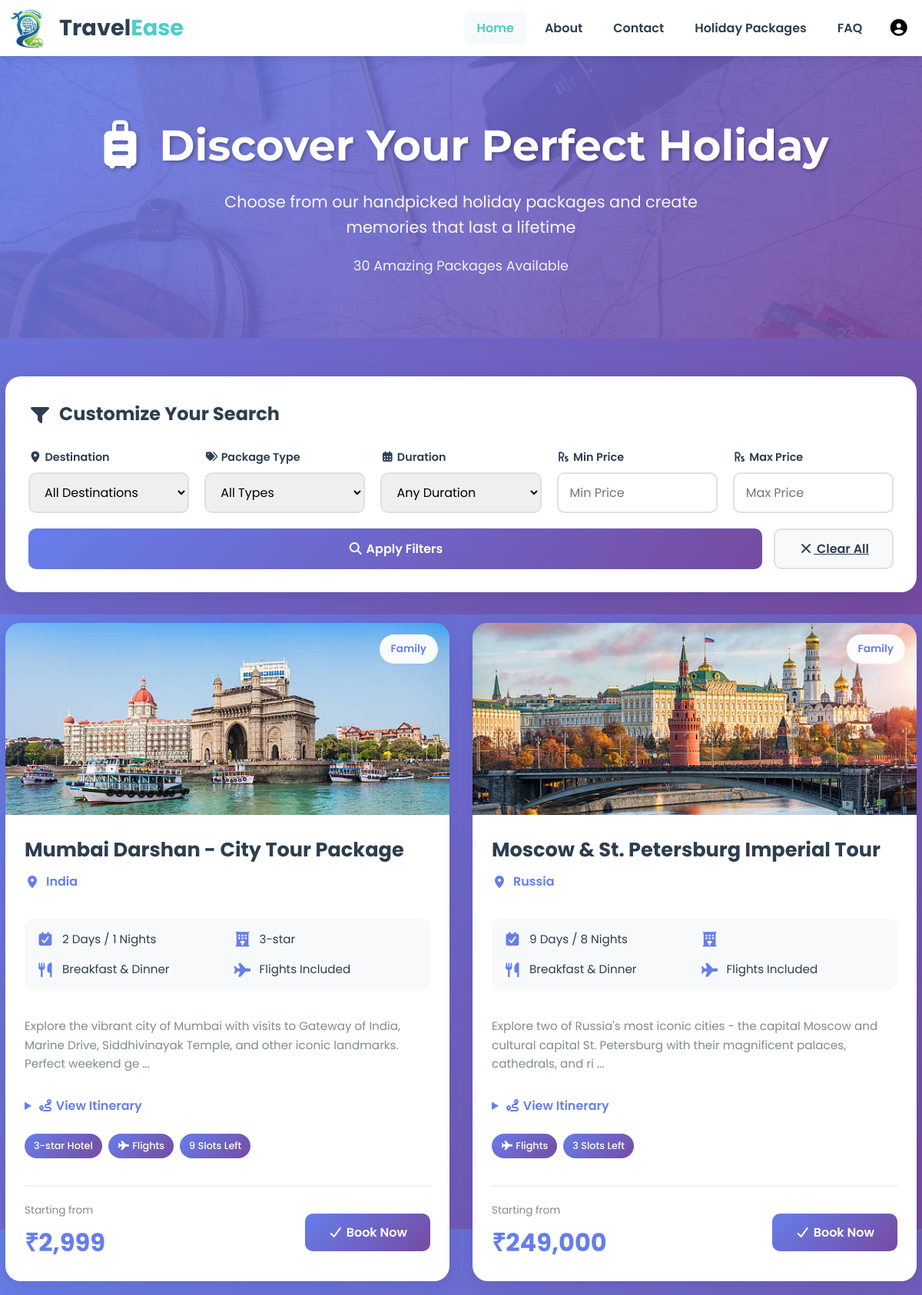
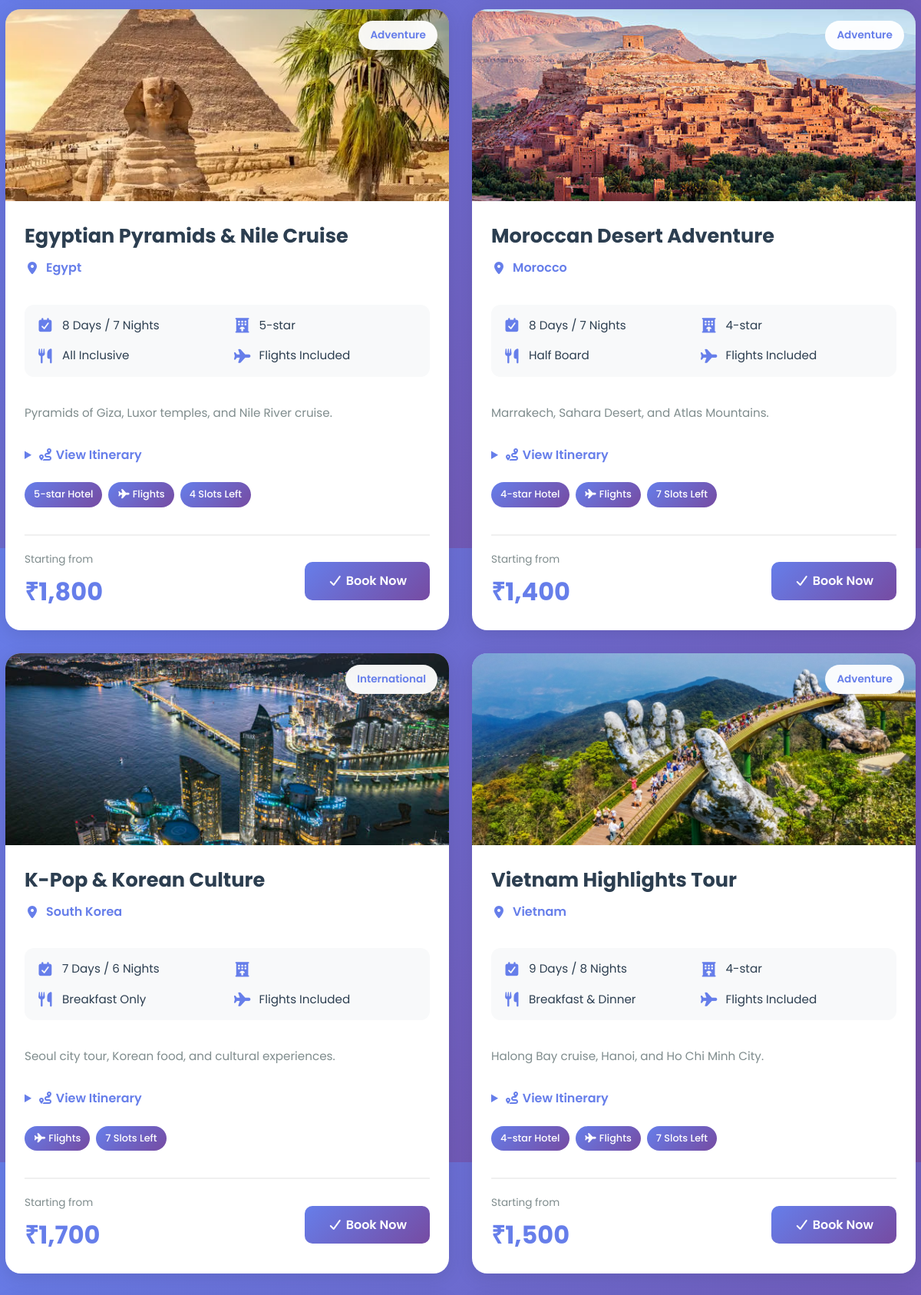
Screenshot of /holidaybook.php (upper part) with the database file from the repository (2 pictures, top to bottom).
### tables this page shows
CREATE TABLE IF NOT EXISTS `holiday_packages` (
  `id` int NOT NULL AUTO_INCREMENT,
  `package_name` varchar(200) NOT NULL,
  `destination` varchar(100) NOT NULL,
  `duration_days` int NOT NULL,
  `duration_nights` int NOT NULL,
  `price` decimal(10,2) NOT NULL,
  `hotel_category` varchar(50) DEFAULT NULL,
  `meal_plan` varchar(50) DEFAULT NULL,
  `package_type` enum('honeymoon','family','adventure','beach','hill_station','international') DEFAULT 'family',
  `includes_flights` tinyint(1) DEFAULT '0',
  `description` text,
  `itinerary` text,
  `image_url` varchar(500) DEFAULT NULL,
  `available_slots` int DEFAULT '10',
  `total_slots` int DEFAULT '10',
  `status` enum('active','inactive') DEFAULT 'active',
  `created_at` timestamp NOT NULL DEFAULT CURRENT_TIMESTAMP,
  `updated_at` timestamp NOT NULL DEFAULT CURRENT_TIMESTAMP ON UPDATE CURRENT_TIMESTAMP,
  PRIMARY KEY (`id`)
);

### holidaybook.php (the view, shortened to what this page needs)
<?php
include "db.php";
$price_min = $_GET['price_min'] ?? '';
$price_max = $_GET['price_max'] ?? '';
$sql = "SELECT * FROM holiday_packages WHERE status='active' AND available_slots > 0";
$sql .= " ORDER BY id DESC";
$result = mysqli_query($conn, $sql);
$packages = [];
while($row = mysqli_fetch_assoc($result)) {
    $packages[] = $row;
}
?>
<!DOCTYPE html>
<html lang="en">
<head>
    <link rel="stylesheet" href="css/style.css">
    <link rel="stylesheet" href="css/all.min.css">
</head>
<body>
    <?php include 'includes/navbar.php'; ?>
    <div class="holiday-hero">
        <div class="container">
            <h1><i class="fas fa-suitcase-rolling"></i> Discover Your Perfect Holiday</h1>
            <p>Choose from our handpicked holiday packages and create memories that last a lifetime</p>
            <div class="results-count">
                <?php echo count($packages); ?> Amazing Packages Available
            </div>
        </div>
    </div>
    <div class="container">
        <div class="filters-section">
            <div class="filters-title">
                <i class="fas fa-filter"></i> Customize Your Search
            </div>
            <form method="GET" action="" id="filterForm">
                <div class="filters-grid">
                    <div class="filter-group">
                        <label><i class="fas fa-map-marker-alt"></i> Destination</label>
                        <select name="destination">
                            <option value="">All Destinations</option>
                        </select>
                    </div>
                    <div class="filter-group">
                        <label><i class="fas fa-tags"></i> Package Type</label>
                        <select name="package_type">
                            <option value="all">All Types</option>
                        </select>
                    </div>
                    <div class="filter-group">
                        <label><i class="fas fa-calendar-alt"></i> Duration</label>
                        <select name="duration">
                            <option value="">Any Duration</option>
                        </select>
                    </div>
                    <div class="filter-group">
                        <label><i class="fas fa-rupee-sign"></i> Min Price</label>
                        <input type="number" name="price_min" placeholder="Min Price" value="<?php echo htmlspecialchars($price_min); ?>">
                    </div>
                    <div class="filter-group">
                        <label><i class="fas fa-rupee-sign"></i> Max Price</label>
                        <input type="number" name="price_max" placeholder="Max Price" value="<?php echo htmlspecialchars($price_max); ?>">
                    </div>
                </div>
                <div class="filter-actions">
                    <button type="submit" class="btn-filter btn-apply">
                        <i class="fas fa-search"></i> Apply Filters
                    </button>
                    <a href="holidaybook.php" class="btn-filter btn-clear">
                        <i class="fas fa-times"></i> Clear All
                    </a>
                </div>
            </form>
        </div>
        <?php if(count($packages) > 0): ?>
            <div class="packages-grid">
                <?php foreach($packages as $package): ?>
                    <div class="package-card">
                        <div class="package-image">
                            <?php if(!empty($package['image_url'])): ?>
                                <img src="<?php echo htmlspecialchars($package['image_url']); ?>" alt="<?php echo htmlspecialchars($package['package_name']); ?>">
                            <?php else: ?>
                                <div style="width: 100%; height: 100%; display: flex; align-items: center; justify-content: center; color: white; font-size: 4rem;">
                                    <i class="fas fa-umbrella-beach"></i>
                                </div>
                            <?php endif; ?>
                            <div class="package-badge">
                                <?php echo ucfirst(str_replace('_', ' ', $package['package_type'])); ?>
                            </div>
                        </div>
                        <div class="package-content">
                            <div class="package-header">
                                <div class="package-name"><?php echo htmlspecialchars($package['package_name']); ?></div>
                                <div class="package-destination">
                                    <i class="fas fa-map-marker-alt"></i>
                                    <?php echo htmlspecialchars($package['destination']); ?>
                                </div>
                            </div>
                            <div class="package-info">
                                <div class="info-item">
                                    <i class="fas fa-calendar-check"></i>
                                    <span><?php echo $package['duration_days']; ?> Days / <?php echo $package['duration_nights']; ?> Nights</span>
                                </div>
                                <div class="info-item">
                                    <i class="fas fa-hotel"></i>
                                    <span><?php echo ucfirst($package['hotel_category'] ?? 'Standard'); ?></span>
                                </div>
                                <div class="info-item">
                                    <i class="fas fa-utensils"></i>
                                    <span><?php echo ucfirst(str_replace('-', ' ', $package['meal_plan'] ?? 'Not Included')); ?></span>
                                </div>
                                <div class="info-item">
                                    <i class="fas fa-plane"></i>
                                    <span><?php echo $package['includes_flights'] ? 'Flights Included' : 'Flights Not Included'; ?></span>
                                </div>
                            </div>
                            <?php if(!empty($package['description'])): ?>
                                <div class="package-description">
                                    <?php echo htmlspecialchars(substr($package['description'], 0, 150)); ?>
                                    <?php echo strlen($package['description']) > 150 ? '...' : ''; ?>
                                </div>
                            <?php endif; ?>
                            <?php if (!empty($package['itinerary'])): ?>
    <details style="margin-top: 15px;">
        <summary style="
            cursor: pointer;
            font-weight: 600;
            color: #667eea;
            margin-bottom: 8px;
        ">
            <i class="fas fa-route"></i> View Itinerary
        </summary>
    </details>
<?php endif; ?>
                            <div class="package-features">
                                <?php if($package['hotel_category']): ?>
                                    <span class="feature-tag"><?php echo ucfirst($package['hotel_category']); ?> Hotel</span>
                                <?php endif; ?>
                                <?php if($package['includes_flights']): ?>
                                    <span class="feature-tag"><i class="fas fa-plane"></i> Flights</span>
                                <?php endif; ?>
                                <span class="feature-tag"><?php echo $package['available_slots']; ?> Slots Left</span>
                            </div>
                            <div class="package-footer">
                                <div class="package-price">
                                    <span class="price-label">Starting from</span>
                                    <span class="price-amount">₹<?php echo number_format($package['price'], 0); ?></span>
                                </div>
                                <a href="booking.php?type=holiday&id=<?php echo $package['id']; ?>" class="btn-book-package">
                                    <i class="fas fa-check"></i> Book Now
                                </a>
                            </div>
                        </div>
                    </div>
                <?php endforeach; ?>
            </div>
        <?php endif; ?>
    </div>
</body>
</html>

### css/style.css (style rules this page uses)
* { margin: 0; padding: 0; box-sizing: border-box; }
html { scroll-behavior: smooth; }
body { font-family: 'Poppins', sans-serif; line-height: 1.6; color: #333; background-color: #f8f9fa; overflow-x: hidden; }
.container { width: 100%; max-width: 1200px; margin: 0 auto; padding: 0 20px; }
h1, h2, h3, h4 { font-family: 'Montserrat', sans-serif; font-weight: 700; line-height: 1.3; }
.container { max-width: 1200px; margin: 0 auto; padding: 0 10px; }

### rows the page displays
holiday_packages: image_url (picture), package_type "Family", package_name "Mumbai Darshan - City Tour Package", destination "India", duration_days "2", duration_nights "1", hotel_category "3-star", meal_plan "Breakfast & Dinner", includes_flights "Flights Included", description "Explore the vibrant city of Mumbai with visits to Gateway of India, Marine Drive, Siddhivinayak Temple, and other iconic landmarks. Perfect weekend ge", available_slots "9", price "2,999"
holiday_packages: image_url (picture), package_type "Family", package_name "Moscow & St. Petersburg Imperial Tour", destination "Russia", duration_days "9", duration_nights "8", meal_plan "Breakfast & Dinner", includes_flights "Flights Included", description "Explore two of Russia's most iconic cities - the capital Moscow and cultural capital St. Petersburg with their magnificent palaces, cathedrals, and ri", available_slots "3", price "249,000"
holiday_packages: image_url (picture), package_type "Adventure", package_name "Egyptian Pyramids & Nile Cruise", destination "Egypt", duration_days "8", duration_nights "7", hotel_category "5-star", meal_plan "All Inclusive", includes_flights "Flights Included", description "Pyramids of Giza, Luxor temples, and Nile River cruise.", available_slots "4", price "1,800"
holiday_packages: image_url (picture), package_type "Adventure", package_name "Moroccan Desert Adventure", destination "Morocco", duration_days "8", duration_nights "7", hotel_category "4-star", meal_plan "Half Board", includes_flights "Flights Included", description "Marrakech, Sahara Desert, and Atlas Mountains.", available_slots "7", price "1,400"
holiday_packages: image_url (picture), package_type "International", package_name "K-Pop & Korean Culture", destination "South Korea", duration_days "7", duration_nights "6", meal_plan "Breakfast Only", includes_flights "Flights Included", description "Seoul city tour, Korean food, and cultural experiences.", available_slots "7", price "1,700"
holiday_packages: image_url (picture), package_type "Adventure", package_name "Vietnam Highlights Tour", destination "Vietnam", duration_days "9", duration_nights "8", hotel_category "4-star", meal_plan "Breakfast & Dinner", includes_flights "Flights Included", description "Halong Bay cruise, Hanoi, and Ho Chi Minh City.", available_slots "7", price "1,500"

### other values shown
count($packages) "30"
